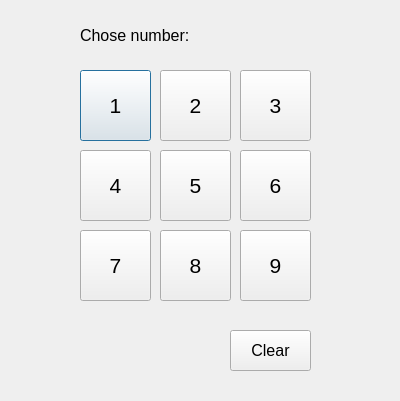
<?xml version="1.0" encoding="UTF-8"?>
<ui version="4.0">
 <class>Chose_number</class>
 <widget class="QDialog" name="Chose_number">
  <property name="geometry">
   <rect>
    <x>0</x>
    <y>0</y>
    <width>400</width>
    <height>401</height>
   </rect>
  </property>
  <property name="windowTitle">
   <string>Chose number</string>
  </property>
  <widget class="QPushButton" name="pushButton">
   <property name="geometry">
    <rect>
     <x>80</x>
     <y>70</y>
     <width>71</width>
     <height>71</height>
    </rect>
   </property>
   <property name="font">
    <font>
     <pointsize>16</pointsize>
    </font>
   </property>
   <property name="text">
    <string>1</string>
   </property>
  </widget>
  <widget class="QPushButton" name="pushButton_2">
   <property name="geometry">
    <rect>
     <x>160</x>
     <y>70</y>
     <width>71</width>
     <height>71</height>
    </rect>
   </property>
   <property name="font">
    <font>
     <pointsize>16</pointsize>
    </font>
   </property>
   <property name="text">
    <string>2</string>
   </property>
  </widget>
  <widget class="QPushButton" name="pushButton_3">
   <property name="geometry">
    <rect>
     <x>240</x>
     <y>70</y>
     <width>71</width>
     <height>71</height>
    </rect>
   </property>
   <property name="font">
    <font>
     <pointsize>16</pointsize>
    </font>
   </property>
   <property name="text">
    <string>3</string>
   </property>
  </widget>
  <widget class="QPushButton" name="pushButton_4">
   <property name="geometry">
    <rect>
     <x>80</x>
     <y>150</y>
     <width>71</width>
     <height>71</height>
    </rect>
   </property>
   <property name="font">
    <font>
     <pointsize>16</pointsize>
    </font>
   </property>
   <property name="text">
    <string>4</string>
   </property>
  </widget>
  <widget class="QPushButton" name="pushButton_5">
   <property name="geometry">
    <rect>
     <x>160</x>
     <y>150</y>
     <width>71</width>
     <height>71</height>
    </rect>
   </property>
   <property name="font">
    <font>
     <pointsize>16</pointsize>
    </font>
   </property>
   <property name="text">
    <string>5</string>
   </property>
  </widget>
  <widget class="QPushButton" name="pushButton_6">
   <property name="geometry">
    <rect>
     <x>240</x>
     <y>150</y>
     <width>71</width>
     <height>71</height>
    </rect>
   </property>
   <property name="font">
    <font>
     <pointsize>16</pointsize>
    </font>
   </property>
   <property name="text">
    <string>6</string>
   </property>
  </widget>
  <widget class="QPushButton" name="pushButton_7">
   <property name="geometry">
    <rect>
     <x>80</x>
     <y>230</y>
     <width>71</width>
     <height>71</height>
    </rect>
   </property>
   <property name="font">
    <font>
     <pointsize>16</pointsize>
    </font>
   </property>
   <property name="text">
    <string>7</string>
   </property>
  </widget>
  <widget class="QPushButton" name="pushButton_8">
   <property name="geometry">
    <rect>
     <x>160</x>
     <y>230</y>
     <width>71</width>
     <height>71</height>
    </rect>
   </property>
   <property name="font">
    <font>
     <pointsize>16</pointsize>
    </font>
   </property>
   <property name="text">
    <string>8</string>
   </property>
  </widget>
  <widget class="QPushButton" name="pushButton_9">
   <property name="geometry">
    <rect>
     <x>240</x>
     <y>230</y>
     <width>71</width>
     <height>71</height>
    </rect>
   </property>
   <property name="font">
    <font>
     <pointsize>16</pointsize>
    </font>
   </property>
   <property name="text">
    <string>9</string>
   </property>
  </widget>
  <widget class="QLabel" name="label">
   <property name="geometry">
    <rect>
     <x>80</x>
     <y>20</y>
     <width>131</width>
     <height>31</height>
    </rect>
   </property>
   <property name="font">
    <font>
     <pointsize>12</pointsize>
    </font>
   </property>
   <property name="text">
    <string>Chose number:</string>
   </property>
  </widget>
  <widget class="QPushButton" name="Clear">
   <property name="geometry">
    <rect>
     <x>230</x>
     <y>330</y>
     <width>81</width>
     <height>41</height>
    </rect>
   </property>
   <property name="font">
    <font>
     <pointsize>12</pointsize>
    </font>
   </property>
   <property name="text">
    <string>Clear</string>
   </property>
  </widget>
 </widget>
 <resources/>
 <connections/>
</ui>
